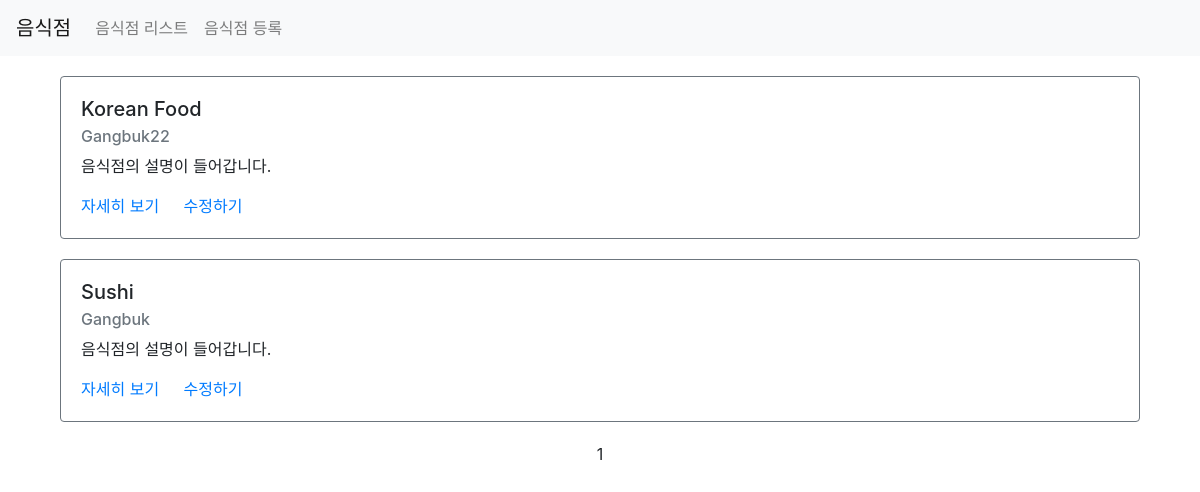
Screenshot of /third/list/ with the database file from the repository.
### third/models.py (models this page shows)
class Restaurant(models.Model):
    name = models.CharField(max_length=30)
    address = models.CharField(max_length=200)
    created_at = models.DateTimeField(auto_now_add=True)
    updated_at = models.DateTimeField(auto_now=True)

### third/views.py (the view)
# urls.py: path('list/', views.list, name="list"),
def list(request):
    restaurants = Restaurant.objects.all()
    paginator = Paginator(restaurants, 5)
    page = request.GET.get('page')  # third.list?page=1
    items = paginator.get_page(page)
    context = {
        'restaurants': items,
    }
    return render(request, 'third/list.html', context)

### third/templates/third/list.html (shortened to what this page needs)
{% extends 'third/base.html' %}
{% load static %}
{% block content %}
<div class="container">
    {% for item in restaurants %}
    <div class="row restaurant-item" style="margin:20px auto;">
        <div class="col-sm-12">
            <div class="card border-secondary">
              <div class="card-body">
                <h5 class="card-title">{{ item.name }}</h5>
                <h6 class="card-subtitle mb-2 text-muted">{{ item.address }}</h6>
                <p class="card-text">음식점의 설명이 들어갑니다.</p>
                <a href="{% url 'restaurant-detail' id=item.id %}" class="card-link">자세히 보기</a>
                <a href="{% url 'restaurant-update' %}?id={{ item.id }}" class="card-link">수정하기</a>
              </div>
            </div>
        </div>
    </div>
    {% endfor %}
    <div class="row">
        <div class="col-sm-12 text-center">
            <div class="pagination">
                <span class="step-links text-center" style="width:100%;">
                    <span class="current">
                        {{ restaurants.number }}
                    </span>
                </span>
            </div>
        </div>
    </div>
</div>
{% endblock %}

### rows the page displays
Restaurant: name "Korean Food", address "Gangbuk22"
Restaurant: name "Sushi", address "Gangbuk"

### other values shown
{{ restaurants.number }} "1"
